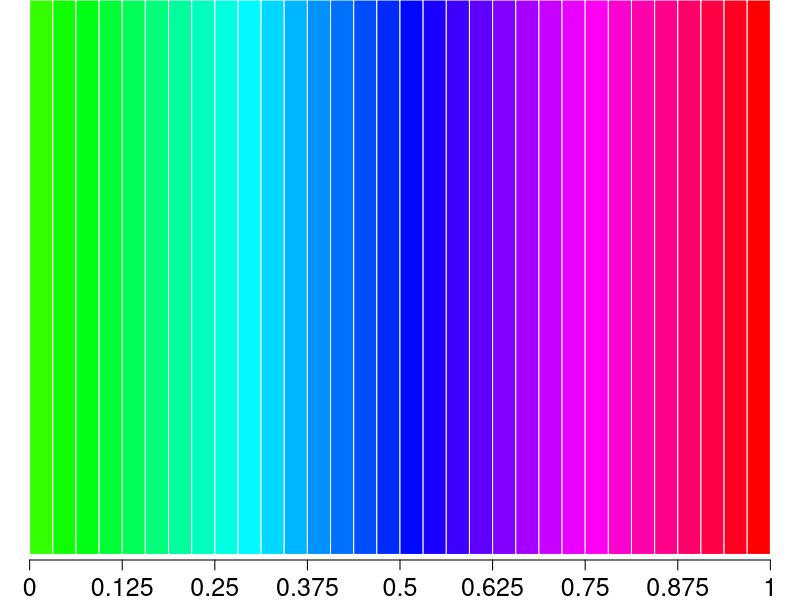

R code for this plot:
#pdf("legend-rainbow.pdf",width=10,height=2)
png("legend-rainbow640.png",width=640,height=60)
par(mar=c(2,0,0,0),ps=18)
r<-rainbow(32,start=0.3,end=1)
barplot(rep(1,32),col=r,axes=F,width=1,space=0,border=F)
axis(1,at=0:8*4,labels=0:8/8)
